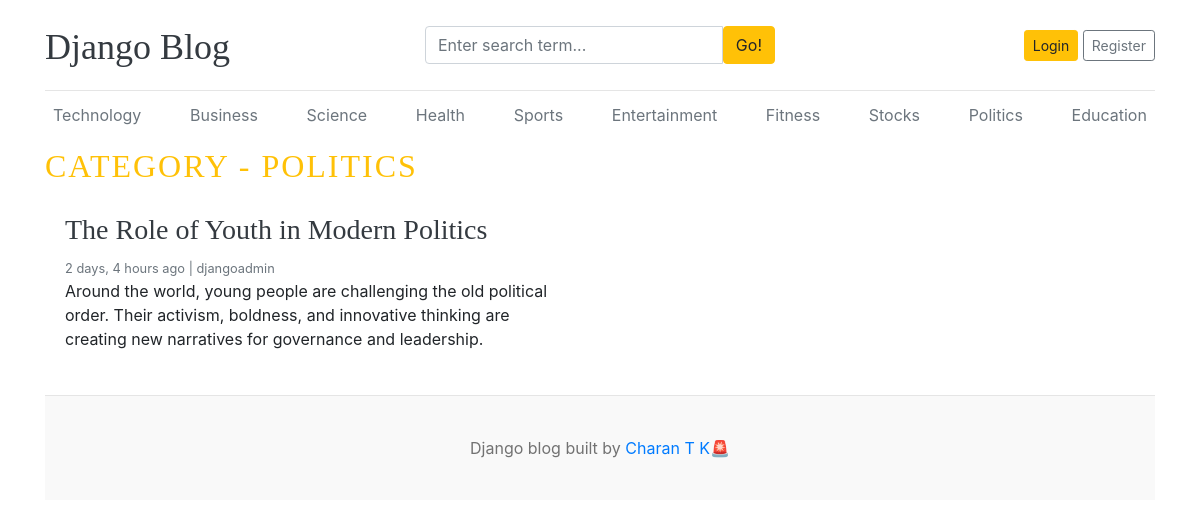
The page /category/7 on the database its author committed.
### blogs/models.py (models this page shows, shortened)
class Category(models.Model):
  category_name = models.CharField(max_length = 50, unique=True)
  created_at=models.DateTimeField(auto_now_add=True)
  updated_at=models.DateTimeField(auto_now=True)
  class Meta:
    verbose_name_plural = "Categories"
  def __str__(self):
    return self.category_name

class Blog(models.Model):
  title = models.CharField(max_length=100)
  slug = models.SlugField(max_length=150, unique=True)
  category = models.ForeignKey(Category, on_delete= models.CASCADE)
  author = models.ForeignKey(User, on_delete=models.CASCADE)
  featured_image = models.ImageField(upload_to='uploads/%Y/%m/%d')
  short_description = models.TextField(max_length=500)
  blog_body = models.TextField(max_length=2000)
  status = models.CharField(max_length=20, choices=STATUS_CHOICES, default="Draft")
  is_featured = models.BooleanField(default=False)
  created_at=models.DateTimeField(auto_now_add=True)
  updated_at=models.DateTimeField(auto_now=True)

### blogs/views.py (the view)
# urls.py: path('<int:category_id>', views.posts_by_category, name = 'posts_by_category'),
def posts_by_category(request, category_id):
  posts = Blog.objects.filter(status = 'Published', category = category_id)
  category = get_object_or_404(Category, pk=category_id)
  context = {
    'posts':posts,
    'category':category,
  }
  return render(request, 'posts_by_category.html', context)

### blog_main/context_processors.py (called while the page is built)
def get_categories(request):
  categories = Category.objects.all().order_by('-created_at')
  return dict(categories=categories)

def get_social_links(request):
  social_links = SocialLink.objects.all()
  return dict(social_links=social_links)

def debug_mode(request):
  debug = settings.DEBUG
  return dict(debug=debug)

### templates/posts_by_category.html
{% extends 'base.html' %}
  {% block content %}
      <h2 class="text-uppercase text-warning" style="letter-spacing: 2px;">Category - {{category}}</h2>
      {% if posts %}
      <div class="row mb-2">
          {% for post in posts %}
            <div class="col-md-6" >
              <div class="card border-0">
                <div class="card-body">
                  <h3><a href="{% url 'blogs' post.slug %}" class="text-dark">{{post.title}}</a></h3>
                  <small class="mb-1 text-muted">{{post.created_at | timesince}} ago | {{post.author}}</small>
                  <p class="card-text">
                    {{post.short_description | truncatewords:25}}
                  </p>
                </div>
              </div>
            </div>
          {% endfor %}
          </div>
          {% else %}
            <div style="display: flex; justify-content: center; align-items: center; ">
                <p class="h2">No posts found 😐</p>
            </div>
      {% endif %}
{% endblock %}

### templates/base.html (shortened to what this page needs)
{% load static %}
<!DOCTYPE html>
<html lang="en">
  <head>
    <link
      href="https://getbootstrap.com/docs/4.0/dist/css/bootstrap.min.css"
      rel="stylesheet"
    />
    <link rel="stylesheet" href="{% static 'css/blog.css' %}">
    <link rel="stylesheet" href="{% static 'css/hovergrow.css' %}">
    <link rel="stylesheet" href="{% static 'css/scrollmobilebanner.css' %}">
    <link rel="stylesheet" href="https://cdnjs.cloudflare.com/ajax/libs/font-awesome/6.5.2/css/all.min.css" />
  </head>
  <body>
    <div class="container" {% if not debug %}style="margin-top: 30px;"{% endif %}>
      <header class="d-none d-sm-block blog-header py-3">
        <div class="row flex-nowrap justify-content-between align-items-center ">
          <div class="col-4 pt-1">
            <a class="blog-header-logo text-dark" href="/">Django Blog</a>
          </div>
          <div class="col-4">
            <form action="{% url 'search' %}" method="GET">
               <div class="input-group">
                  <input class="form-control" type="text" name="keyword" value="{{keyword}}" placeholder="Enter search term..." aria-label="Enter search term..." aria-describedby="button-search" />
                  <button type="submit" class="btn btn-warning" id="button-search" type="button">Go!</button>
                </div>
            </form>
          </div>
          <div class="col-4 d-flex justify-content-end align-items-center">
            {% if not user.is_authenticated %}
            <a class="btn btn-sm btn-warning" href="{% url 'login' %}">Login</a> &nbsp;
            <a class="btn btn-sm btn-outline-secondary" href="{% url 'register' %}">Register</a>
            {% endif %}
          </div>
        </div>
      </header>
      <div class="nav-scroller py-1 mb-2 ">
        <nav class="nav d-flex justify-content-between">
          {% for cat in categories %}
            <a class="p-2 text-muted" href="{% url 'posts_by_category' cat.id %}">{{cat}}</a>
          {% endfor %}
        </nav>
      </div>
{% block content %}
{% endblock %}
 <footer class="blog-footer mt-4">
      <p>Django blog built by <a href="https://www.linkedin.com/in/charan-t-k-1409322a1">Charan T K🚨</a></p>
    </footer>
    </div>
  </body>
</html>

### blog_main/static/css/blog.css (style rules this page uses)
.blog-header { border-bottom: 1px solid #e5e5e5; }
.blog-header-logo { font-family: "Playfair Display", Georgia, "Times New Roman", serif; font-size: 2.25rem; }
h1, h2, h3, h4, h5, h6 { font-family: "Playfair Display", Georgia, "Times New Roman", serif; }
.blog-footer { padding: 2.5rem 0; color: #727272; text-align: center; background-color: #f9f9f9; border-top: .05rem solid #e5e5e5; }
.blog-footer p:last-child { margin-bottom: 0; }

### rows shown on the page
Category: category_name "Technology"
Category: category_name "Business"
Category: category_name "Science"
Category: category_name "Health"
Category: category_name "Sports"
Category: category_name "Entertainment"
Category: category_name "Fitness"
Category: category_name "Stocks"
Category: category_name "Politics", category_name "POLITICS"
Category: category_name "Education"
Blog: title "The Role of Youth in Modern Politics", created_at "2 days, 4 hours", author "djangoadmin", short_description "Around the world, young people are challenging the old political order. Their activism, boldness, and innovative thinking are creating new narratives for governance and leadership."
